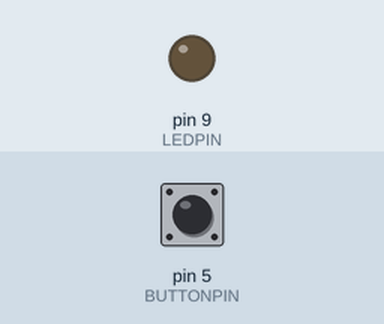
Bench run of a sketch on a simulated Arduino Uno, built with avr-gcc and run on an emulated ATmega328P. On the bench: output pins drawn as LEDs (lit = HIGH). The test bench sets the inputs (shaded band); at power-on: pin 5 (BUTTONPIN) LOW.

Above: at 1.2 s.
1.3 s: pin 5 (BUTTONPIN) pulled HIGH for 0.15 s
At 1.37 s:
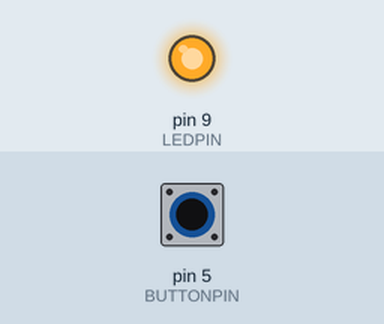
2.9 s: pin 5 (BUTTONPIN) pulled HIGH for 3.2 s
At 7.2 s:
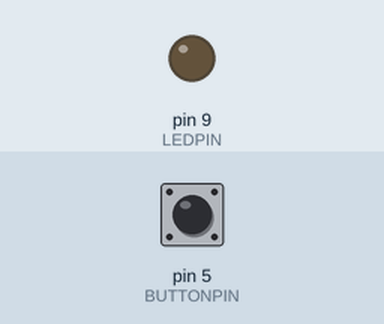
Timing chart, 0 to 8.7 s (numbered marks = the images above; inputs shaded):
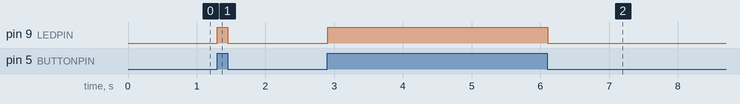

Measured:
- after the input at 1.3 s, pin 9 (LEDPIN): LOW → HIGH at once, → LOW 0.15 s later
- after the input at 2.9 s, pin 9 (LEDPIN): LOW → HIGH at once, → LOW 3.2 s later

The sketch:

01_Button_Simple.ino
```cpp
#define LEDPIN 9
#define BUTTONPIN 5

int buttonValue;

void setup() {
  // Sets the LED pin to be an output
  pinMode(LEDPIN, OUTPUT);
  // Sets the button pin to be an input.
  pinMode(BUTTONPIN, INPUT);
}

void loop() {
  // Read button input
  buttonValue = digitalRead(BUTTONPIN);

  // Set LED state as button value
  digitalWrite(LEDPIN, buttonValue);

  // Add a little delay for debouncing the button
  delay(10);
}
```
